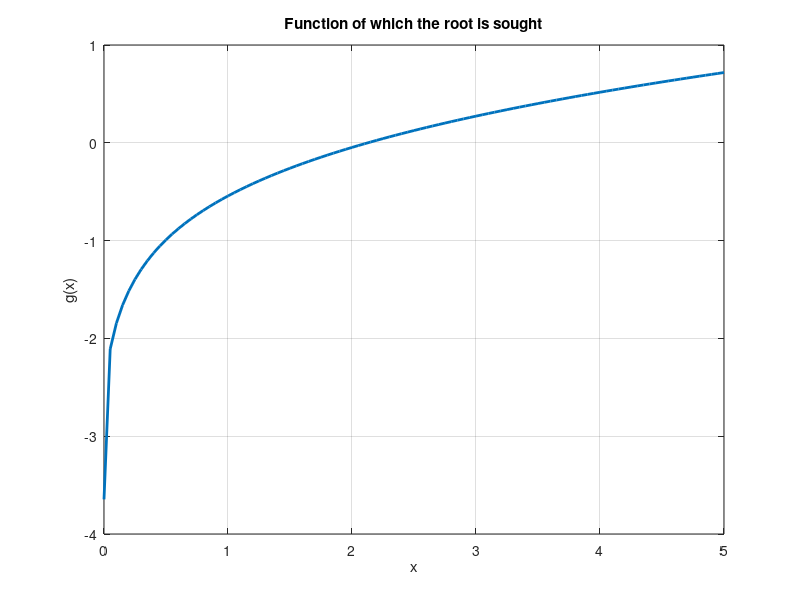
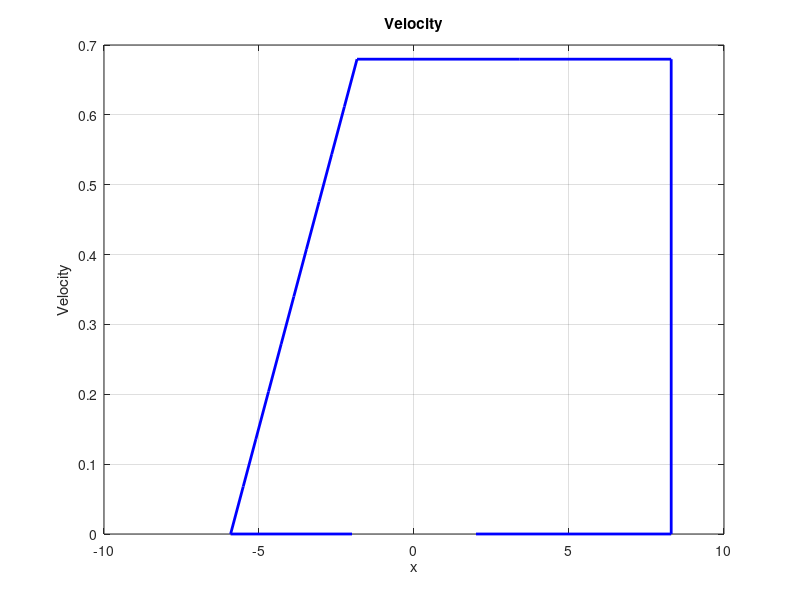
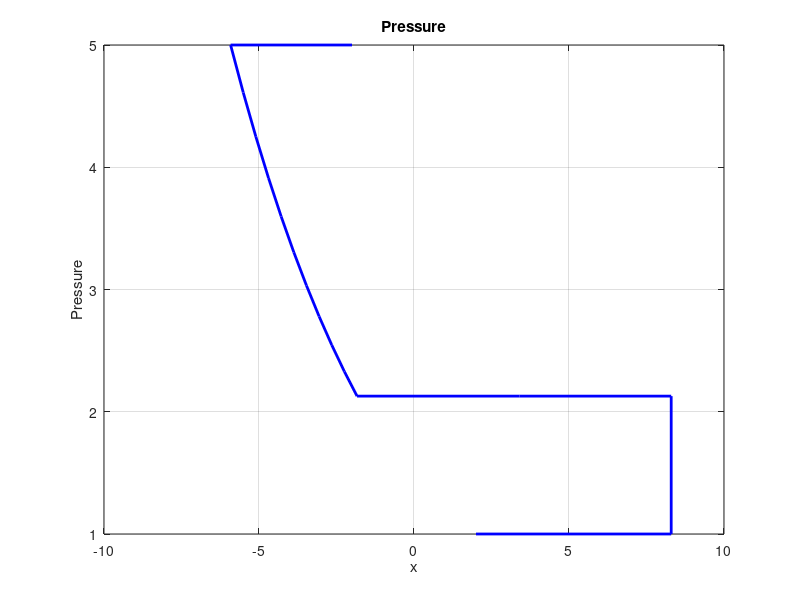
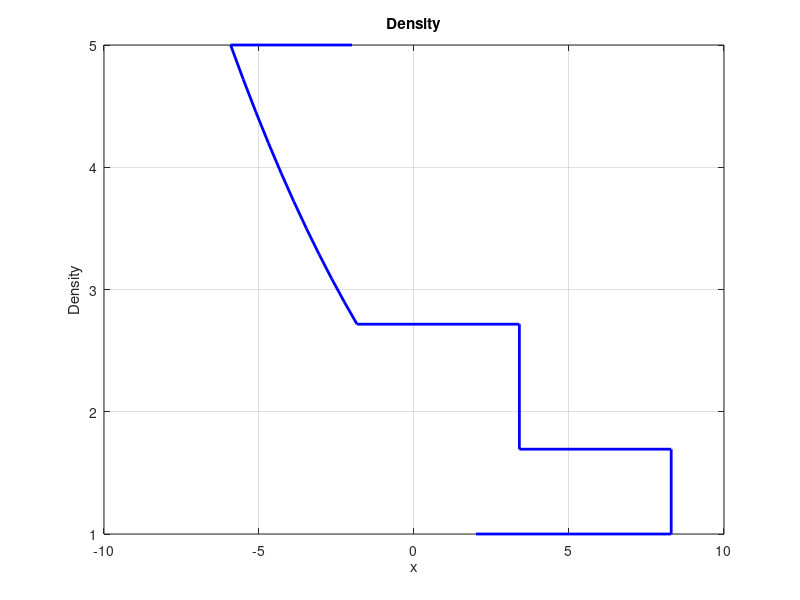

MATLAB code for these plots, in order:
%This code computes the analytic solution of the 
%shock tube problem. The  flow has zero initial velocity. 
% The input data are:
% prat: pressure ratio
% denrat: density ratio
% time: time instant at which solution is computed.
%Code written by G. Papadakis, Dept. of Aeronautics, Imperial College, November 2014.

clear all;
close all;

%Enter the values of prat, denrat and time
prat=input('Enter the pressure ratio:');
denrat=input('Enter the density ratio:');
time=input('Enter the time to compute the solution:');

%Set x interval 
xmin=-2.;
xmax=2.;
xlen=xmax-xmin;

%Variables involving gamma
gamma=1.4;
cc1=0.5*(gamma-1)/gamma;
cc2=(gamma+1)/(gamma-1);

%Create a handle for our function
g=@(x) (x-1).*(1+cc2*x).^(-0.5)-1./sqrt(cc1)*sqrt(prat/denrat)*(1-(x/prat).^cc1);

%Plot the function in the interval [0,prat]
dprat=prat/100;
x = 0:dprat:prat;
y = g(x);
figure;
plot (x,y,'LineWidth', 2.0), xlabel('x'), ylabel('g(x)'), grid, title ('Function of which the root is sought')

%Now find the root of the function g(x)
% The root is the pressure ratio p2/p1 across the shock.
%Use at initial estimate x0
x0=2.0;
options = optimset('Display','iter'); % 1show iterations
[p2overp1 fval exitflag output]=fzero(g,x0,options)

%Compute velocities normalised by alpha1 i.e.
%the speed of sound in the low pressure section.
%Shock speed
S_over_alpha1=sqrt(cc1*(1+cc2*p2overp1));
%Contact discontinuity speed
u2_over_alpha1=1./gamma*(p2overp1-1)/sqrt(cc1*(1+cc2*p2overp1));
u3_over_alpha1=u2_over_alpha1;
%Speed of sound in region 2
alpha2_over_alpha1=sqrt(p2overp1*(cc2+p2overp1)/(1.+cc2*p2overp1));
%Head of expansion wave speed
alpha4_over_alpha1=sqrt(prat/denrat);
u_head_over_alpha1=-alpha4_over_alpha1;
%Tail of expansion wave speed
u_tail_over_alpha1=0.5*(gamma+1)*u3_over_alpha1-alpha4_over_alpha1;

%To get actual values for velocities, the values of p1,rho1 are
%needed. In the following, I assume that p1=1, rho1=1. 
%p1=1;
p1=1;
rho1=1;
alpha1=sqrt(gamma*p1/rho1);
S=S_over_alpha1*alpha1;
u2=u2_over_alpha1*alpha1;
u3=u2;
alpha2=alpha2_over_alpha1*alpha1;
alpha4=alpha4_over_alpha1*alpha1;
u_head=-alpha4;
u_tail=u_tail_over_alpha1*alpha1;

%Now evaluate and plot the solution at t=time
%Density, Velocity, pressure, mach number, entropy

%High pressure region
xx(1)=xmin;
u(1)=0.;
p(1)=prat*p1;
rho(1)=denrat*rho1;
mach(1)=u(1)/alpha4;
entropy(1)=log(p(1)/(rho(1)^gamma));

%Head of expansion fan
xhead=u_head*time;
xx(2)=xhead;
u(2)=0.;
p(2)=prat*p1;
rho(2)=denrat*rho1;
mach(2)=u(2)/alpha4;
entropy(2)=entropy(1);

%Interior of expansion fan
xtail=u_tail*time;
nfan=10;
dxfan=(xtail-xhead)/nfan;
for ii=1:nfan;
xx(2+ii)=xx(2)+ii*dxfan;
u(2+ii)=2./(gamma+1)*(xx(2+ii)/time+0+alpha4);
alpha=u(2+ii)-xx(2+ii)/time;
p(2+ii)=p(2)*(alpha/alpha4)^((2.*gamma)/(gamma-1));
rho(2+ii)=(p(2+ii)/p(1))^(1./gamma)*rho(1);
mach(2+ii)=u(2+ii)/alpha;
entropy(2+ii)=log(p(2+ii)/(rho(2+ii)^gamma));
end;
p3=p(2+nfan);
rho3=rho(2+nfan);
mach3=mach(2+ii);

%Left of contact discontinuity
xcontact=u2*time;
xx=[xx xcontact];
u=[u u3];
p=[p p3];
rho=[rho rho3];
mach=[mach mach3];
entropy=[entropy log(p3/(rho3^gamma))];

%Right of contact discontinuity
xx=[xx xcontact];
u=[u u2];
p2=p3;
p=[p p2];
rho2=gamma*p2/alpha2^2;
rho=[rho rho2];
mach=[mach u2/alpha2];
entropy=[entropy log(p2/(rho2^gamma))];

%Left of shock
xshock=S*time;
xx=[xx xshock];
u=[u u2];
p=[p p2];
rho=[rho rho2];
mach=[mach u2/alpha2];
entropy=[entropy log(p2/(rho2^gamma))];

%Right of shock
xx=[xx xshock];
u=[u 0.];
p=[p p1];
rho=[rho rho1];
mach=[mach 0.];
entropy=[entropy log(p1/(rho1^gamma))];

%Low pressure region
xx=[xx xmax];
u=[u 0.];
p=[p p1];
rho=[rho rho1];
mach=[mach 0.];
entropy=[entropy log(p1/(rho1^gamma))];

%Now plot the results
figure;
plot (xx,u,'LineWidth', 2.0, 'Color', 'b'), xlabel ('x'), ylabel ('Velocity'), grid, title ('Velocity')
figure;
plot (xx,p,'LineWidth', 2.0, 'Color', 'b'), xlabel ('x'), ylabel ('Pressure'), grid, title ('Pressure')
figure;
plot (xx,rho,'LineWidth', 2.0, 'Color', 'b'), xlabel ('x'), ylabel ('Density'), grid, title ('Density')
figure;
plot (xx,mach,'LineWidth', 2.0, 'Color', 'b'), xlabel ('x'), ylabel ('Mach number'), grid, title ('Mach number')
figure;
plot (xx,entropy,'LineWidth', 2.0, 'Color', 'b'), xlabel ('x'), ylabel ('Entropy/Cv'), grid, title ('Entropy/Cv')



%Now write the results in a file (xx density pressure velocity mach_number entropy)
filename='shock_analytic.dat'
fileID = fopen(filename,'w');
fprintf(fileID,'%12s %12s %12s %12s %12s %12s\r\n','x','rho','p','velocity','mach','entropy');
fprintf(fileID,'%12.8f %12.8f %12.8f %12.8f %12.8f %12.8f \r\n',[xx;rho;p;u;mach;entropy]);
fclose(fileID);
